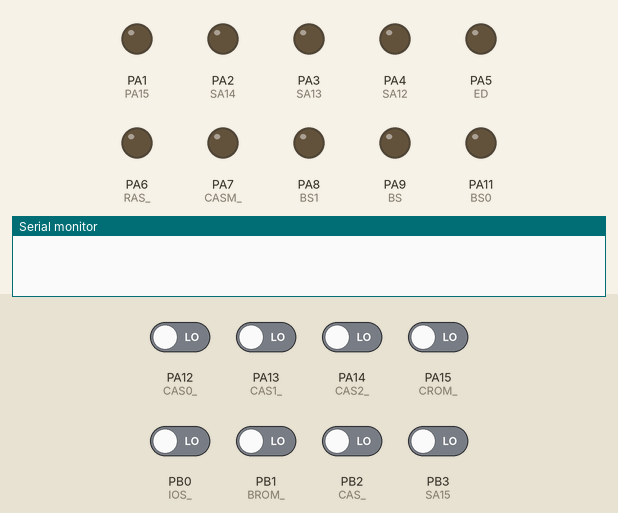
A sketch run on a simulated STM32 Blue Pill. On the bench: output pins drawn as LEDs (lit = HIGH), the last lines printed to the serial monitor. The inputs (shaded band) are chosen by the test bench; at power-on: PA12 (CAS0_), PA13 (CAS1_), PA14 (CAS2_), PA15 (CROM_), PB0 (IOS_), PB1 (BROM_), PB2 (CAS_), PB3 (SA15) LOW.

Above: at 0.0 s.
At 4.97 s:
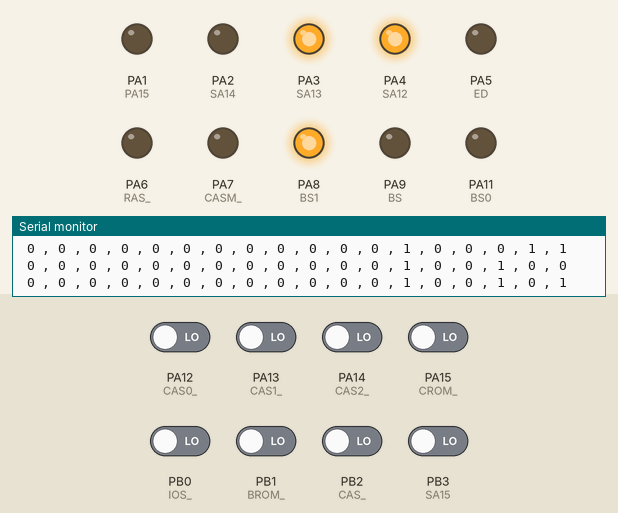
At 10.0 s:
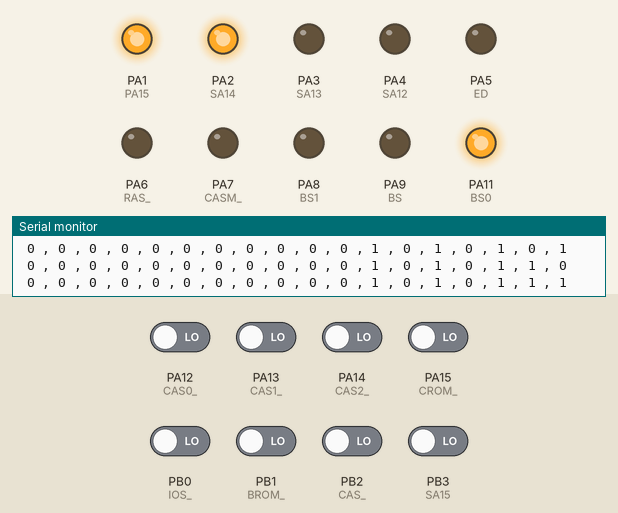
At 19.95 s:
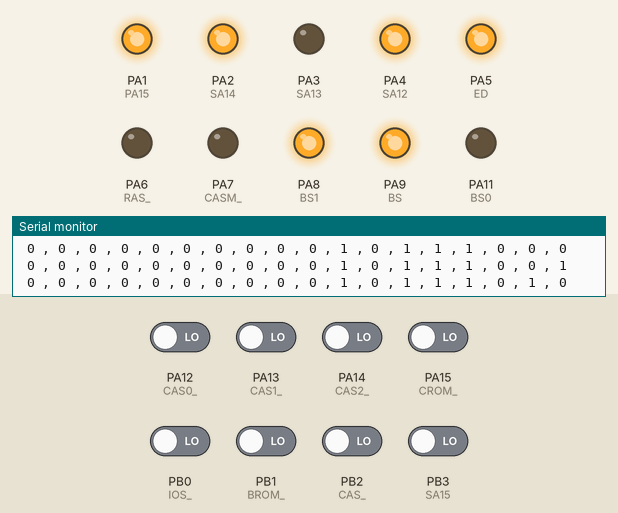
At 29.9 s:
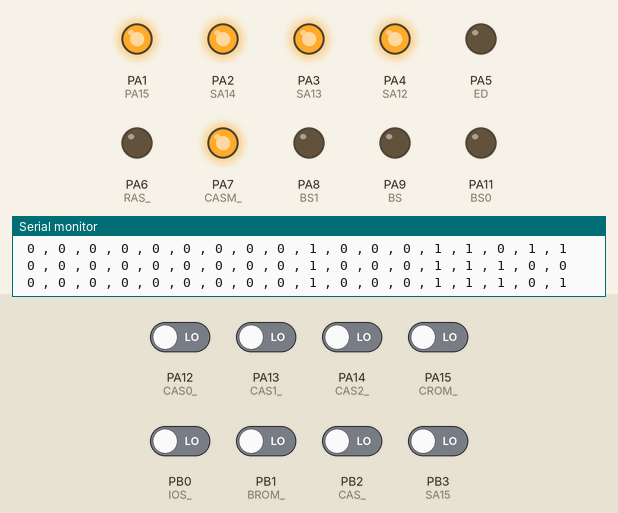
At 39.85 s:
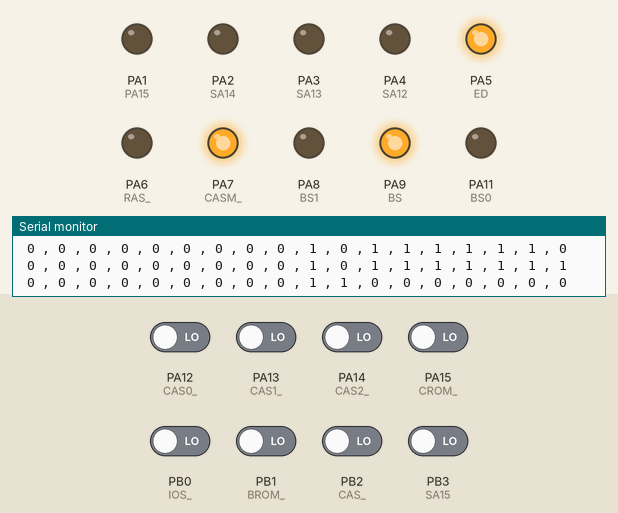
Timing chart, 0 to 40.0 s (numbered marks = the images above):
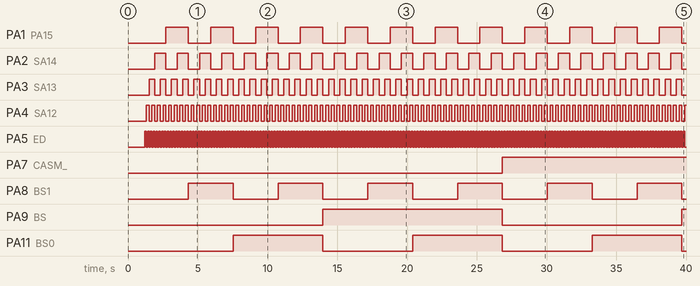

The sketch:

fpladumpr.ino
```cpp
// 82S153 FPLA Dumper for Ensoniq Mirage DSK-8
//
// Alessandro Fasan, April 12th 2020
//

#include <stdio.h>

int addrSize = 1024;

#define PA15   1
#define SA14   2
#define SA13   3
#define SA12   4
#define ED     5
#define RAS_   6
#define CASM_  7
#define BS1    8
#define BS     9

#define BS0    11
#define CAS0_  12
#define CAS1_  13
#define CAS2_  14
#define CROM_  15
#define IOS_   16
#define BROM_  17
#define CAS_   18
#define SA15   19

void setup() {
  Serial.begin(115200);
  delay(1000);
  Serial.println("+-----------------------------------------------------------------------+");
  Serial.println("|                    MIRAGE 82S153N FPLA read v0.0                      |");
  Serial.println("+=======================================================================+");
  Serial.println("| B5 B6  B7  B8 | B2  B3  B4 |B9 | I5 I6 B0 | B1 I7 |I0  I1  I2  I3 |I4 |");
  Serial.println("| 15 16  17  18 | 12  13  14 |19 |  6  7  9 | 11  8 | 1   2   3   4 | 5 |");
  Serial.println("+=======================================================================+");
  Serial.println("| [Peripherals] | [ DRAMS ] |   |[ DOC5503 ]|[ VIA ]|               |   |");
  Serial.println("| C | I | B | C | C | C | C | S | R | C | B | B | B | P | S | S | S | E |");
  Serial.println("| R | O | R | A | A | A | A | A | A | A | S | S | S | A | A | A | A | D |");
  Serial.println("| O | S | O | S | S | S | S | 1 | S | S |     0 | 1 | 1 | 1 | 1 | 1     |");
  Serial.println("| M | _ | M | _ | 0 | 1 | 2 | 5 | _ | M |             5 | 4 | 3 | 2     |");
  Serial.println("| _       _       _ | _ | _           _                                 |");
  Serial.println("                                                                         ");
  delay(100);

  pinMode(PA15, OUTPUT);
  pinMode(SA14, OUTPUT);
  pinMode(SA13, OUTPUT);
  pinMode(SA12, OUTPUT);
  pinMode(ED, OUTPUT);
  pinMode(RAS_, OUTPUT);
  pinMode(CASM_, OUTPUT);
  pinMode(BS1, OUTPUT);
  pinMode(BS, OUTPUT);
  pinMode(BS0, OUTPUT);

  pinMode(CAS0_, INPUT);
  pinMode(CAS1_, INPUT);
  pinMode(CAS2_, INPUT);
  pinMode(CROM_, INPUT);
  pinMode(IOS_ , INPUT);
  pinMode(BROM_, INPUT);
  pinMode(CAS_ , INPUT);
  pinMode(SA15 , INPUT);

}

void loop() {

  int addrPoint;
 // int time4banner = 0;

  for (addrPoint = 0; addrPoint < addrSize; addrPoint++) {
    //if (time4banner == 32) {
   //        printBanner();
   //        time4banner = 1;
   //       } else time4banner++;
      printBinary(addrPoint, 10);
  }
  while(1) {} // halt
}


void printBinary(int address, int base) {
  int bitMask;
  int bitCounter;

  address = address & 0xFFFF;
 // Serial.println(address, BIN);

  bitMask = (address & (1 <<  9)) ? HIGH : LOW;
  digitalWrite(RAS_, bitMask);
 // Serial.print(bitMask, DEC);


  bitMask = (address & (1 <<  8)) ? HIGH : LOW;
  digitalWrite(CASM_,bitMask);
 // Serial.print(bitMask, DEC);

  bitMask = (address & (1 <<  7)) ? HIGH : LOW;
  digitalWrite(BS,   bitMask);
 // Serial.print(bitMask, DEC);

  bitMask = (address & (1 <<  6)) ? HIGH : LOW;
  digitalWrite(BS0,  bitMask);
 // Serial.print(bitMask, DEC);

  bitMask = (address & (1 <<  5)) ? HIGH : LOW;
  digitalWrite(BS1,  bitMask);
 // Serial.print(bitMask, DEC);

  bitMask = (address & (1 <<  4)) ? HIGH : LOW;
  digitalWrite(PA15, bitMask);
 // Serial.print(bitMask, DEC);

  bitMask = (address & (1 <<  3)) ? HIGH : LOW;
  digitalWrite(SA14, bitMask);
 // Serial.print(bitMask, DEC);


  bitMask = (address & (1 <<  2)) ? HIGH : LOW;
  digitalWrite(SA13, bitMask);
 // Serial.print(bitMask, DEC);

  bitMask = (address & (1 <<  1)) ? HIGH : LOW;
  digitalWrite(SA12, bitMask);
 // Serial.print(bitMask, DEC);

  bitMask = (address & (1 <<  0)) ? HIGH : LOW;
  digitalWrite(ED,   bitMask);
//  Serial.print(bitMask, DEC);

delay(100); // let the signals stabilize

// Now, read the signals from the FPLA
  Serial.print(" ");
  Serial.print(digitalRead(CROM_));// == HIGH ? 1 : 0, DEC);
  Serial.print(" , ");
  Serial.print(digitalRead(IOS_));//  == HIGH ? 1 : 0, DEC);
  Serial.print(" , ");
  Serial.print(digitalRead(BROM_));// == HIGH ? 1 : 0, DEC);
  Serial.print(" , ");
  Serial.print(digitalRead(CAS_));//  == HIGH ? 1 : 0, DEC);
  Serial.print(" , ");
  Serial.print(digitalRead(CAS0_));// == HIGH ? 1 : 0, DEC);
  Serial.print(" , ");
  Serial.print(digitalRead(CAS1_));// == HIGH ? 1 : 0, DEC);
  Serial.print(" , ");
  Serial.print(digitalRead(CAS2_));// == HIGH ? 1 : 0, DEC);
  Serial.print(" , ");
  Serial.print(digitalRead(SA15));//  == HIGH ? 1 : 0, DEC);

  for (bitCounter = base - 1; bitCounter >= 0; bitCounter--) {
    bitMask = (address & (1 << bitCounter)) ? 1 : 0;
    Serial.print(" , ");
    Serial.print(bitMask, DEC);
  }

  Serial.println("");
}

void printBanner() {
  Serial.println("+-----------------------------------------------------------------------+");
  Serial.println("|                    MIRAGE 82S153N FPLA read v0.0                      |");
  Serial.println("+=======================================================================+");
  Serial.println("| B5 B6  B7  B8 | B2  B3  B4 |B9 | I5 I6 B0 | B1 I7 |I0  I1  I2  I3 |I4 |");
  Serial.println("| 15 16  17  18 | 12  13  14 |19 |  6  7  9 | 11  8 | 1   2   3   4 | 5 |");
  Serial.println("+=======================================================================+");
  Serial.println("| [Peripherals] | [ DRAMS ] |   |[ DOC5503 ]|[ VIA ]|               |   |");
  Serial.println("| C | I | B | C | C | C | C | S | R | C | B | B | B | P | S | S | S | E |");
  Serial.println("| R | O | R | A | A | A | A | A | A | A | S | S | S | A | A | A | A | D |");
  Serial.println("| O | S | O | S | S | S | S | 1 | S | S |     0 | 1 | 1 | 1 | 1 | 1     |");
  Serial.println("| M | _ | M | _ | 0 | 1 | 2 | 5 | _ | M |             5 | 4 | 3 | 2     |");
  Serial.println("| _       _       _ | _ | _           _                                 |");
  Serial.println("                                                                         ");
}
```

Measured:
- by itself, PA1 (PA15): alternates HIGH for 1.6 s and LOW for 1.6 s
- by itself, PA2 (SA14): alternates HIGH for 0.80 s and LOW for 0.80 s
- by itself, PA3 (SA13): alternates HIGH for 0.40 s and LOW for 0.40 s
- by itself, PA4 (SA12): alternates HIGH for 0.20 s and LOW for 0.20 s
- by itself, PA5 (ED): alternates HIGH for 0.10 s and LOW for 0.10 s
- by itself, PA7 (CASM_): LOW → HIGH at 26.8 s
- by itself, PA8 (BS1): alternates HIGH for 3.2 s and LOW for 3.2 s
- by itself, PA9 (BS): LOW → HIGH at 14.0 s, → LOW 12.9 s later, → HIGH 12.9 s later
